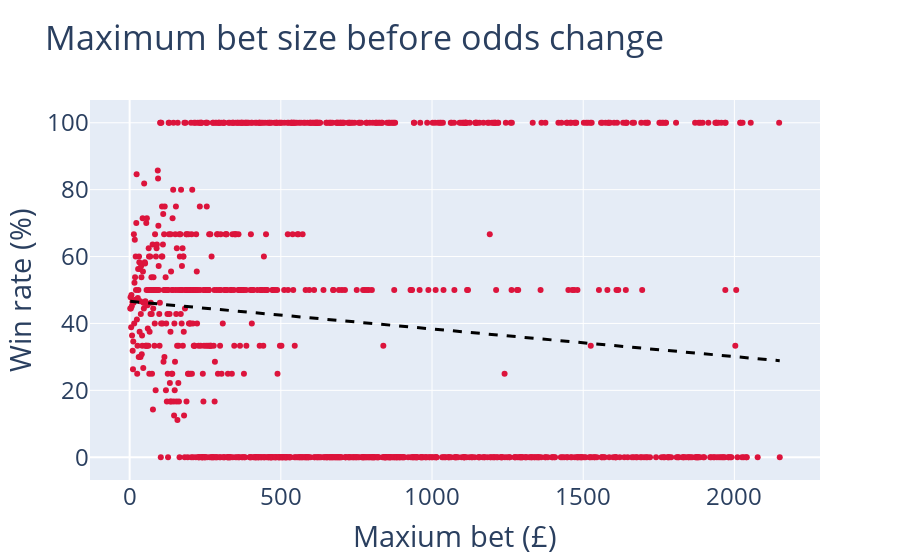

Notebook source saved alongside this figure:
### Markdown cell above
### Availability vs Win_Rate

### Code cell
days_df = calculate_win_rate(df, 'Available')

x = list(days_df.Available)
y = list(days_df.Win_Rate)
z = np.polyfit(x, y, 1)
f = np.poly1d(z)
x_new = np.linspace(x[0], x[-1], 50)
y_new = f(x_new)  # Polyfitted x values

trace1 = go.Scatter(
    x=days_df['Available'],
    y=days_df['Win_Rate'],
    mode='markers',
    line = dict(color='crimson', width=1)
)

trace2 = go.Scatter(
    x=x_new,
    y=y_new,
    mode='lines',
    name='Fit',
    line = dict(color='black', width=3, dash='dash')
    )

layout = go.Layout(
    title='Maximum bet size before odds change',
    xaxis_title= 'Maxium bet (£)',
    yaxis_title='Win rate (%)',
    showlegend=False,
    font={'size': 24}
)

data = [trace1, trace2]
fig = go.Figure(data=data, layout=layout)
fig.write_image('../images/available-win-rate.png', scale=10)
fig

### Figure 1 — Plotly figure (JSON) as saved in the notebook; plotly's stock layout.template omitted (floating-point values rounded to 4 significant figures; data arrays with more than 128 entries replaced by an {"elided": "..."} marker saying what was removed)
{"data": [{"line": {"color": "crimson", "width": 1}, "mode": "markers", "type": "scatter", "x": {"elided": "1009 int values"}, "y": {"elided": "1009 float values"}}, {"line": {"color": "black", "dash": "dash", "width": 3}, "mode": "lines", "name": "Fit", "type": "scatter", "x": [2, 45.84, 89.67, 133.5, 177.3, 221.2, 265.0, 308.9, 352.7, 396.5, 440.4, 484.2, 528.0, 571.9, 615.7, 659.6, 703.4, 747.2, 791.1, 834.9, 878.7, 922.6, 966.4, 1010.0, 1054.0, 1098.0, 1142.0, 1186.0, 1229.0, 1273.0, 1317.0, 1361.0, 1405.0, 1449.0, 1492.0, 1536.0, 1580.0, 1624.0, 1668.0, 1712.0, 1755.0, 1799.0, 1843.0, 1887.0, 1931.0, 1975.0, 2018.0, 2062.0, 2106.0, 2150], "y": [46.6, 46.24, 45.88, 45.52, 45.16, 44.79, 44.43, 44.07, 43.71, 43.34, 42.98, 42.62, 42.26, 41.89, 41.53, 41.17, 40.81, 40.45, 40.08, 39.72, 39.36, 39.0, 38.63, 38.27, 37.91, 37.55, 37.18, 36.82, 36.46, 36.1, 35.73, 35.37, 35.01, 34.65, 34.29, 33.92, 33.56, 33.2, 32.84, 32.47, 32.11, 31.75, 31.39, 31.02, 30.66, 30.3, 29.94, 29.57, 29.21, 28.85]}], "layout": {"font": {"size": 24}, "showlegend": false, "title": {"text": "Maximum bet size before odds change"}, "xaxis": {"title": {"text": "Maxium bet (£)"}}, "yaxis": {"title": {"text": "Win rate (%)"}}}}
